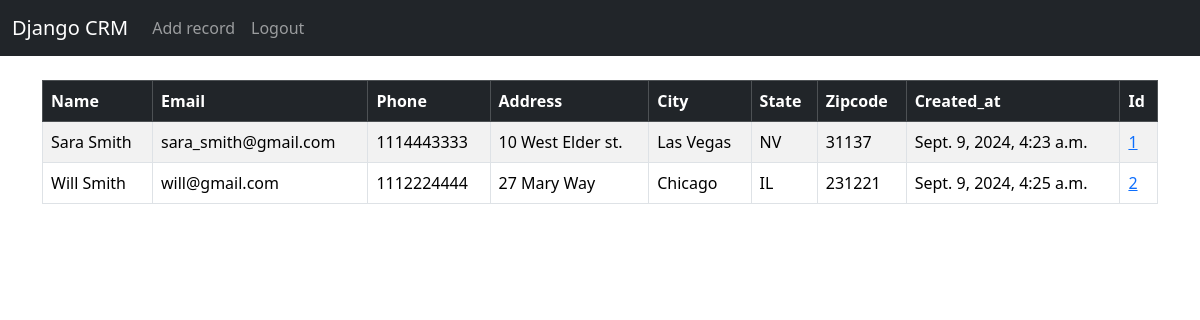
The page / (signed in) on the database its author committed.
### website/models.py (models this page shows, shortened)
class Record (models.Model):
    created_at = models.DateTimeField (auto_now_add=True)
    first_name = models.CharField(max_length=50)
    last_name =  models.CharField(max_length=50)
    email =  models.CharField(max_length=100)
    phone =  models.CharField(max_length=15)
    address =  models.CharField(max_length=50)
    city =  models.CharField(max_length=50)
    state =  models.CharField(max_length=50)
    zipcode = models.CharField(max_length=20)

### website/views.py (the view, shortened to what this page needs)
# urls.py: path('', views.home , name='home'),
def home ( request):
    records = Record.objects.all()
    return render (request , 'home.html' , {'records' : records})

### website/templates/home.html (shortened to what this page needs)
{% extends 'base.html' %}
{% block content %}
{% if user.is_authenticated %}
{% if records %}
<table class="table table-striped table-hover table-bordered ">
  <thead class="table-dark">
    <tr>
      <th scope="col">Name</th>
      <th scope="col">Email</th>
      <th scope="col">Phone</th>
      <th scope="col">Address</th>
      <th scope="col">City</th>
      <th scope="col">State</th>
      <th scope="col">Zipcode</th>
      <th scope="col">Created_at</th>
      <th scope="col">Id</th>
    </tr>
  </thead>
  <tbody>
  {% for record in records%}
      <tr>
          <td> {{record.first_name}}
          {{record.last_name}} </td>
          <td>{{record.email}}  </td>
          <td> {{record.phone}} </td>
          <td> {{record.address}} </td>
          <td>{{record.city}} </td>
          <td>{{record.state}} </td>
          <td>{{record.zipcode}} </td>
          <td>{{record.created_at}} </td>
          <td> <a href="{% url 'record' record.id %}"> {{record.id}} </a></td>
      </tr>
  {% endfor %}
  </tbody>
  </table>
{% endif %}
{% endif %}
{% endblock %}

### website/templates/base.html (shortened to what this page needs)
<!doctype html>
<html lang="en">
  <head>
    <link href="https://cdn.jsdelivr.net/npm/bootstrap@5.3.3/dist/css/bootstrap.min.css" rel="stylesheet">
  </head>
  <body>
    {% include 'navbar.html'%}
    <div class="container">
        <br/>
        {% block content %}
        {% endblock %}
</div>
  </body>
</html>

### website/templates/navbar.html (shortened to what this page needs)
<nav class="navbar navbar-expand-lg navbar-dark bg-dark">
    <div class="container-fluid">
      <a class="navbar-brand" href="{%url 'home'%}">Django CRM</a>
      <div class="collapse navbar-collapse" id="navbarSupportedContent">
        <ul class="navbar-nav me-auto mb-2 mb-lg-0">
          {%  if user.is_authenticated %}
          <li class="nav-item">
            <a class="nav-link" href="add_record">Add record</a>
          </li>
          <li class="nav-item">
            <a class="nav-link" href="logout">Logout</a>
          </li>
          {% endif %}
        </ul>
      </div>
    </div>
  </nav>

### rows shown on the page
Record: first_name "Sara", last_name "Smith", email "sara_smith@gmail.com", phone "1114443333", address "10 West Elder st.", city "Las Vegas", state "NV", zipcode "31137", created_at "Sept. 9, 2024, 4:23 a.m.", id "1"
Record: first_name "Will", last_name "Smith", email "will@gmail.com", phone "1112224444", address "27 Mary Way", city "Chicago", state "IL", zipcode "231221", created_at "Sept. 9, 2024, 4:25 a.m.", id "2"
